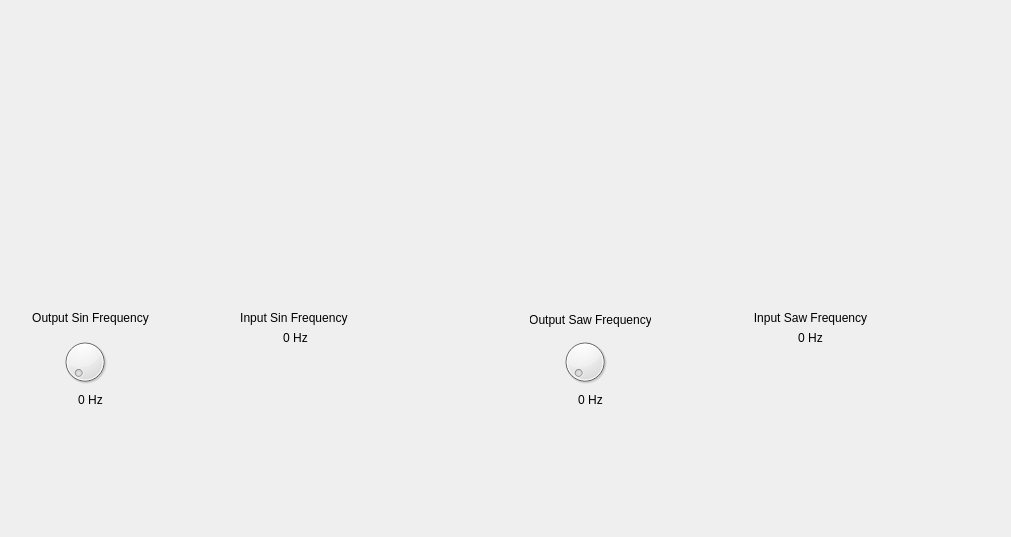
<?xml version="1.0" encoding="UTF-8"?>
<ui version="4.0">
 <class>Wykresy</class>
 <widget class="QDialog" name="Wykresy">
  <property name="geometry">
   <rect>
    <x>0</x>
    <y>0</y>
    <width>1011</width>
    <height>537</height>
   </rect>
  </property>
  <property name="windowTitle">
   <string>Wykresy </string>
  </property>
  <property name="toolTip">
   <string notr="true"/>
  </property>
  <widget class="QCustomPlot" name="widget" native="true">
   <property name="geometry">
    <rect>
     <x>0</x>
     <y>0</y>
     <width>501</width>
     <height>281</height>
    </rect>
   </property>
  </widget>
  <widget class="QCustomPlot" name="widget_2" native="true">
   <property name="geometry">
    <rect>
     <x>500</x>
     <y>0</y>
     <width>511</width>
     <height>281</height>
    </rect>
   </property>
  </widget>
  <widget class="QDial" name="dialSin">
   <property name="geometry">
    <rect>
     <x>60</x>
     <y>330</y>
     <width>50</width>
     <height>64</height>
    </rect>
   </property>
   <property name="minimum">
    <number>0</number>
   </property>
   <property name="maximum">
    <number>30</number>
   </property>
  </widget>
  <widget class="QDial" name="dialSaw">
   <property name="geometry">
    <rect>
     <x>560</x>
     <y>330</y>
     <width>50</width>
     <height>64</height>
    </rect>
   </property>
   <property name="minimum">
    <number>0</number>
   </property>
   <property name="maximum">
    <number>25</number>
   </property>
  </widget>
  <widget class="QLabel" name="label">
   <property name="geometry">
    <rect>
     <x>30</x>
     <y>310</y>
     <width>121</width>
     <height>16</height>
    </rect>
   </property>
   <property name="text">
    <string>Output Sin Frequency</string>
   </property>
   <property name="alignment">
    <set>Qt::AlignCenter</set>
   </property>
  </widget>
  <widget class="QLabel" name="label_2">
   <property name="geometry">
    <rect>
     <x>530</x>
     <y>310</y>
     <width>121</width>
     <height>20</height>
    </rect>
   </property>
   <property name="text">
    <string>Output Saw Frequency</string>
   </property>
   <property name="alignment">
    <set>Qt::AlignCenter</set>
   </property>
  </widget>
  <widget class="QLabel" name="label_3">
   <property name="geometry">
    <rect>
     <x>230</x>
     <y>310</y>
     <width>131</width>
     <height>16</height>
    </rect>
   </property>
   <property name="text">
    <string>Input Sin Frequency </string>
   </property>
   <property name="alignment">
    <set>Qt::AlignCenter</set>
   </property>
  </widget>
  <widget class="QLabel" name="label_4">
   <property name="geometry">
    <rect>
     <x>740</x>
     <y>310</y>
     <width>141</width>
     <height>16</height>
    </rect>
   </property>
   <property name="text">
    <string>Input Saw Frequency</string>
   </property>
   <property name="alignment">
    <set>Qt::AlignCenter</set>
   </property>
  </widget>
  <widget class="QLabel" name="label_5">
   <property name="geometry">
    <rect>
     <x>30</x>
     <y>390</y>
     <width>121</width>
     <height>20</height>
    </rect>
   </property>
   <property name="text">
    <string>0 Hz</string>
   </property>
   <property name="alignment">
    <set>Qt::AlignCenter</set>
   </property>
  </widget>
  <widget class="QLabel" name="label_6">
   <property name="geometry">
    <rect>
     <x>230</x>
     <y>330</y>
     <width>131</width>
     <height>16</height>
    </rect>
   </property>
   <property name="text">
    <string>0 Hz</string>
   </property>
   <property name="alignment">
    <set>Qt::AlignCenter</set>
   </property>
  </widget>
  <widget class="QLabel" name="label_7">
   <property name="geometry">
    <rect>
     <x>530</x>
     <y>390</y>
     <width>121</width>
     <height>20</height>
    </rect>
   </property>
   <property name="text">
    <string>0 Hz</string>
   </property>
   <property name="alignment">
    <set>Qt::AlignCenter</set>
   </property>
  </widget>
  <widget class="QLabel" name="label_8">
   <property name="geometry">
    <rect>
     <x>740</x>
     <y>330</y>
     <width>141</width>
     <height>16</height>
    </rect>
   </property>
   <property name="text">
    <string>0 Hz</string>
   </property>
   <property name="alignment">
    <set>Qt::AlignCenter</set>
   </property>
  </widget>
 </widget>
 <customwidgets>
  <customwidget>
   <class>QCustomPlot</class>
   <extends>QWidget</extends>
   <header>qcustomplot.h</header>
   <container>1</container>
  </customwidget>
 </customwidgets>
 <resources/>
 <connections/>
</ui>
